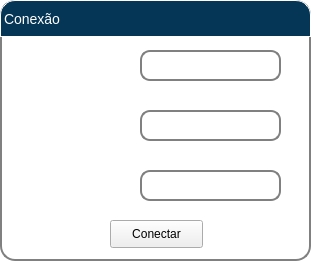
   <widget class="QGroupBox" name="Conexao">
    <property name="geometry">
     <rect>
      <x>140</x>
      <y>80</y>
      <width>311</width>
      <height>261</height>
     </rect>
    </property>
    <property name="sizePolicy">
     <sizepolicy hsizetype="Preferred" vsizetype="Preferred">
      <horstretch>0</horstretch>
      <verstretch>0</verstretch>
     </sizepolicy>
    </property>
    <property name="palette">
     <palette>
      <active>
       <colorrole role="WindowText">
        <brush brushstyle="SolidPattern">
         <color alpha="255">
          <red>0</red>
          <green>0</green>
          <blue>0</blue>
         </color>
        </brush>
       </colorrole>
       <colorrole role="Button">
        <brush brushstyle="SolidPattern">
         <color alpha="0">
          <red>0</red>
          <green>0</green>
          <blue>0</blue>
         </color>
        </brush>
       </colorrole>
       <colorrole role="Light">
        <brush brushstyle="SolidPattern">
         <color alpha="255">
          <red>211</red>
          <green>211</green>
          <blue>211</blue>
         </color>
        </brush>
       </colorrole>
       <colorrole role="Midlight">
        <brush brushstyle="SolidPattern">
         <color alpha="255">
          <red>176</red>
          <green>176</green>
          <blue>176</blue>
         </color>
        </brush>
       </colorrole>
       <colorrole role="Dark">
        <brush brushstyle="SolidPattern">
         <color alpha="255">
          <red>70</red>
          <green>70</green>
          <blue>70</blue>
         </color>
        </brush>
       </colorrole>
       <colorrole role="Mid">
        <brush brushstyle="SolidPattern">
         <color alpha="255">
          <red>94</red>
          <green>94</green>
          <blue>94</blue>
         </color>
        </brush>
       </colorrole>
       <colorrole role="Text">
        <brush brushstyle="SolidPattern">
         <color alpha="255">
          <red>0</red>
          <green>0</green>
          <blue>0</blue>
         </color>
        </brush>
       </colorrole>
       <colorrole role="BrightText">
        <brush brushstyle="SolidPattern">
         <color alpha="255">
          <red>255</red>
          <green>255</green>
          <blue>255</blue>
         </color>
        </brush>
       </colorrole>
       <colorrole role="ButtonText">
        <brush brushstyle="SolidPattern">
         <color alpha="255">
          <red>0</red>
          <green>0</green>
          <blue>0</blue>
         </color>
        </brush>
       </colorrole>
       <colorrole role="Base">
        <brush brushstyle="SolidPattern">
         <color alpha="0">
          <red>0</red>
          <green>0</green>
          <blue>0</blue>
         </color>
        </brush>
       </colorrole>
       <colorrole role="Window">
        <brush brushstyle="SolidPattern">
         <color alpha="0">
          <red>0</red>
          <green>0</green>
          <blue>0</blue>
         </color>
        </brush>
       </colorrole>
       <colorrole role="Shadow">
        <brush brushstyle="SolidPattern">
         <color alpha="255">
          <red>0</red>
          <green>0</green>
          <blue>0</blue>
         </color>
        </brush>
       </colorrole>
       <colorrole role="AlternateBase">
        <brush brushstyle="SolidPattern">
         <color alpha="255">
          <red>198</red>
          <green>198</green>
          <blue>198</blue>
         </color>
        </brush>
       </colorrole>
       <colorrole role="ToolTipBase">
        <brush brushstyle="SolidPattern">
         <color alpha="255">
          <red>255</red>
          <green>255</green>
          <blue>220</blue>
         </color>
        </brush>
       </colorrole>
       <colorrole role="ToolTipText">
        <brush brushstyle="SolidPattern">
         <color alpha="255">
          <red>0</red>
          <green>0</green>
          <blue>0</blue>
         </color>
        </brush>
       </colorrole>
       <colorrole role="PlaceholderText">
        <brush brushstyle="SolidPattern">
         <color alpha="128">
          <red>0</red>
          <green>0</green>
          <blue>0</blue>
         </color>
        </brush>
       </colorrole>
      </active>
      <inactive>
       <colorrole role="WindowText">
        <brush brushstyle="SolidPattern">
         <color alpha="255">
          <red>0</red>
          <green>0</green>
          <blue>0</blue>
         </color>
        </brush>
       </colorrole>
       <colorrole role="Button">
        <brush brushstyle="SolidPattern">
         <color alpha="0">
          <red>0</red>
          <green>0</green>
          <blue>0</blue>
         </color>
        </brush>
       </colorrole>
       <colorrole role="Light">
        <brush brushstyle="SolidPattern">
         <color alpha="255">
          <red>211</red>
          <green>211</green>
          <blue>211</blue>
         </color>
        </brush>
       </colorrole>
       <colorrole role="Midlight">
        <brush brushstyle="SolidPattern">
         <color alpha="255">
          <red>176</red>
          <green>176</green>
          <blue>176</blue>
         </color>
        </brush>
       </colorrole>
       <colorrole role="Dark">
        <brush brushstyle="SolidPattern">
         <color alpha="255">
          <red>70</red>
          <green>70</green>
          <blue>70</blue>
         </color>
        </brush>
       </colorrole>
       <colorrole role="Mid">
        <brush brushstyle="SolidPattern">
         <color alpha="255">
          <red>94</red>
          <green>94</green>
          <blue>94</blue>
         </color>
        </brush>
       </colorrole>
       <colorrole role="Text">
        <brush brushstyle="SolidPattern">
         <color alpha="255">
          <red>0</red>
          <green>0</green>
          <blue>0</blue>
         </color>
        </brush>
       </colorrole>
       <colorrole role="BrightText">
        <brush brushstyle="SolidPattern">
         <color alpha="255">
          <red>255</red>
          <green>255</green>
          <blue>255</blue>
         </color>
        </brush>
       </colorrole>
       <colorrole role="ButtonText">
        <brush brushstyle="SolidPattern">
         <color alpha="255">
          <red>0</red>
          <green>0</green>
          <blue>0</blue>
         </color>
        </brush>
       </colorrole>
       <colorrole role="Base">
        <brush brushstyle="SolidPattern">
         <color alpha="0">
          <red>0</red>
          <green>0</green>
          <blue>0</blue>
         </color>
        </brush>
       </colorrole>
       <colorrole role="Window">
        <brush brushstyle="SolidPattern">
         <color alpha="0">
          <red>0</red>
          <green>0</green>
          <blue>0</blue>
         </color>
        </brush>
       </colorrole>
       <colorrole role="Shadow">
        <brush brushstyle="SolidPattern">
         <color alpha="255">
          <red>0</red>
          <green>0</green>
          <blue>0</blue>
         </color>
        </brush>
       </colorrole>
       <colorrole role="AlternateBase">
        <brush brushstyle="SolidPattern">
         <color alpha="255">
          <red>198</red>
          <green>198</green>
          <blue>198</blue>
         </color>
        </brush>
       </colorrole>
       <colorrole role="ToolTipBase">
        <brush brushstyle="SolidPattern">
         <color alpha="255">
          <red>255</red>
          <green>255</green>
          <blue>220</blue>
         </color>
        </brush>
       </colorrole>
       <colorrole role="ToolTipText">
        <brush brushstyle="SolidPattern">
         <color alpha="255">
          <red>0</red>
          <green>0</green>
          <blue>0</blue>
         </color>
        </brush>
       </colorrole>
       <colorrole role="PlaceholderText">
        <brush brushstyle="SolidPattern">
         <color alpha="128">
          <red>0</red>
          <green>0</green>
          <blue>0</blue>
         </color>
        </brush>
       </colorrole>
      </inactive>
      <disabled>
       <colorrole role="WindowText">
        <brush brushstyle="SolidPattern">
         <color alpha="255">
          <red>70</red>
          <green>70</green>
          <blue>70</blue>
         </color>
        </brush>
       </colorrole>
       <colorrole role="Button">
        <brush brushstyle="SolidPattern">
         <color alpha="0">
          <red>0</red>
          <green>0</green>
          <blue>0</blue>
         </color>
        </brush>
       </colorrole>
       <colorrole role="Light">
        <brush brushstyle="SolidPattern">
         <color alpha="255">
          <red>211</red>
          <green>211</green>
          <blue>211</blue>
         </color>
        </brush>
       </colorrole>
       <colorrole role="Midlight">
        <brush brushstyle="SolidPattern">
         <color alpha="255">
          <red>176</red>
          <green>176</green>
          <blue>176</blue>
         </color>
        </brush>
       </colorrole>
       <colorrole role="Dark">
        <brush brushstyle="SolidPattern">
         <color alpha="255">
          <red>70</red>
          <green>70</green>
          <blue>70</blue>
         </color>
        </brush>
       </colorrole>
       <colorrole role="Mid">
        <brush brushstyle="SolidPattern">
         <color alpha="255">
          <red>94</red>
          <green>94</green>
          <blue>94</blue>
         </color>
        </brush>
       </colorrole>
       <colorrole role="Text">
        <brush brushstyle="SolidPattern">
         <color alpha="255">
          <red>70</red>
          <green>70</green>
          <blue>70</blue>
         </color>
        </brush>
       </colorrole>
       <colorrole role="BrightText">
        <brush brushstyle="SolidPattern">
         <color alpha="255">
          <red>255</red>
          <green>255</green>
          <blue>255</blue>
         </color>
        </brush>
       </colorrole>
       <colorrole role="ButtonText">
        <brush brushstyle="SolidPattern">
         <color alpha="255">
          <red>70</red>
          <green>70</green>
          <blue>70</blue>
         </color>
        </brush>
       </colorrole>
       <colorrole role="Base">
        <brush brushstyle="SolidPattern">
         <color alpha="0">
          <red>0</red>
          <green>0</green>
          <blue>0</blue>
         </color>
        </brush>
       </colorrole>
       <colorrole role="Window">
        <brush brushstyle="SolidPattern">
         <color alpha="0">
          <red>0</red>
          <green>0</green>
          <blue>0</blue>
         </color>
        </brush>
       </colorrole>
       <colorrole role="Shadow">
        <brush brushstyle="SolidPattern">
         <color alpha="255">
          <red>0</red>
          <green>0</green>
          <blue>0</blue>
         </color>
        </brush>
       </colorrole>
       <colorrole role="AlternateBase">
        <brush brushstyle="SolidPattern">
         <color alpha="255">
          <red>141</red>
          <green>141</green>
          <blue>141</blue>
         </color>
        </brush>
       </colorrole>
       <colorrole role="ToolTipBase">
        <brush brushstyle="SolidPattern">
         <color alpha="255">
          <red>255</red>
          <green>255</green>
          <blue>220</blue>
         </color>
        </brush>
       </colorrole>
       <colorrole role="ToolTipText">
        <brush brushstyle="SolidPattern">
         <color alpha="255">
          <red>0</red>
          <green>0</green>
          <blue>0</blue>
         </color>
        </brush>
       </colorrole>
       <colorrole role="PlaceholderText">
        <brush brushstyle="SolidPattern">
         <color alpha="128">
          <red>0</red>
          <green>0</green>
          <blue>0</blue>
         </color>
        </brush>
       </colorrole>
      </disabled>
     </palette>
    </property>
    <property name="font">
     <font>
      <family>MS UI Gothic</family>
      <pointsize>16</pointsize>
      <weight>50</weight>
      <italic>false</italic>
      <bold>false</bold>
      <underline>false</underline>
      <strikeout>false</strikeout>
      <kerning>true</kerning>
     </font>
    </property>
    <property name="focusPolicy">
     <enum>Qt::NoFocus</enum>
    </property>
    <property name="toolTip">
     <string extracomment="kkkkkkkkk"/>
    </property>
    <property name="autoFillBackground">
     <bool>false</bool>
    </property>
    <property name="styleSheet">
     <string notr="true">
QFrame {
	border: 1px solid #FF17365D;
}

QGroupBox {
	background-color:transparent;
	border-radius: 15px;
	border:2px solid gray;
}

</string>
    </property>
    <property name="title">
     <string>Conexão</string>
    </property>
    <property name="alignment">
     <set>Qt::AlignCenter</set>
    </property>
    <property name="flat">
     <bool>false</bool>
    </property>
    <property name="checkable">
     <bool>false</bool>
    </property>
    <widget class="QLabel" name="c_Titulo">
     <property name="geometry">
      <rect>
       <x>0</x>
       <y>0</y>
       <width>311</width>
       <height>37</height>
      </rect>
     </property>
     <property name="palette">
      <palette>
       <active>
        <colorrole role="WindowText">
         <brush brushstyle="SolidPattern">
          <color alpha="255">
           <red>255</red>
           <green>255</green>
           <blue>255</blue>
          </color>
         </brush>
        </colorrole>
        <colorrole role="Button">
         <brush brushstyle="SolidPattern">
          <color alpha="255">
           <red>5</red>
           <green>54</green>
           <blue>86</blue>
          </color>
         </brush>
        </colorrole>
        <colorrole role="Text">
         <brush brushstyle="SolidPattern">
          <color alpha="255">
           <red>255</red>
           <green>255</green>
           <blue>255</blue>
          </color>
         </brush>
        </colorrole>
        <colorrole role="ButtonText">
         <brush brushstyle="SolidPattern">
          <color alpha="255">
           <red>255</red>
           <green>255</green>
           <blue>255</blue>
          </color>
         </brush>
        </colorrole>
        <colorrole role="Base">
         <brush brushstyle="SolidPattern">
          <color alpha="255">
           <red>5</red>
           <green>54</green>
           <blue>86</blue>
          </color>
         </brush>
        </colorrole>
        <colorrole role="Window">
         <brush brushstyle="SolidPattern">
          <color alpha="255">
           <red>5</red>
           <green>54</green>
           <blue>86</blue>
          </color>
         </brush>
        </colorrole>
        <colorrole role="PlaceholderText">
         <brush brushstyle="NoBrush">
          <color alpha="128">
           <red>255</red>
           <green>255</green>
           <blue>255</blue>
          </color>
         </brush>
        </colorrole>
       </active>
       <inactive>
        <colorrole role="WindowText">
         <brush brushstyle="SolidPattern">
          <color alpha="255">
           <red>255</red>
           <green>255</green>
           <blue>255</blue>
          </color>
         </brush>
        </colorrole>
        <colorrole role="Button">
         <brush brushstyle="SolidPattern">
          <color alpha="255">
           <red>5</red>
           <green>54</green>
           <blue>86</blue>
          </color>
         </brush>
        </colorrole>
        <colorrole role="Text">
         <brush brushstyle="SolidPattern">
          <color alpha="255">
           <red>255</red>
           <green>255</green>
           <blue>255</blue>
          </color>
         </brush>
        </colorrole>
        <colorrole role="ButtonText">
         <brush brushstyle="SolidPattern">
          <color alpha="255">
           <red>255</red>
           <green>255</green>
           <blue>255</blue>
          </color>
         </brush>
        </colorrole>
        <colorrole role="Base">
         <brush brushstyle="SolidPattern">
          <color alpha="255">
           <red>5</red>
           <green>54</green>
           <blue>86</blue>
          </color>
         </brush>
        </colorrole>
        <colorrole role="Window">
         <brush brushstyle="SolidPattern">
          <color alpha="255">
           <red>5</red>
           <green>54</green>
           <blue>86</blue>
          </color>
         </brush>
        </colorrole>
        <colorrole role="PlaceholderText">
         <brush brushstyle="NoBrush">
          <color alpha="128">
           <red>255</red>
           <green>255</green>
           <blue>255</blue>
          </color>
         </brush>
        </colorrole>
       </inactive>
       <disabled>
        <colorrole role="WindowText">
         <brush brushstyle="SolidPattern">
          <color alpha="255">
           <red>255</red>
           <green>255</green>
           <blue>255</blue>
          </color>
         </brush>
        </colorrole>
        <colorrole role="Button">
         <brush brushstyle="SolidPattern">
          <color alpha="255">
           <red>5</red>
           <green>54</green>
           <blue>86</blue>
          </color>
         </brush>
        </colorrole>
        <colorrole role="Text">
         <brush brushstyle="SolidPattern">
          <color alpha="255">
           <red>255</red>
           <green>255</green>
           <blue>255</blue>
          </color>
         </brush>
        </colorrole>
        <colorrole role="ButtonText">
         <brush brushstyle="SolidPattern">
          <color alpha="255">
           <red>255</red>
           <green>255</green>
           <blue>255</blue>
          </color>
         </brush>
        </colorrole>
        <colorrole role="Base">
         <brush brushstyle="SolidPattern">
          <color alpha="255">
           <red>5</red>
           <green>54</green>
           <blue>86</blue>
          </color>
         </brush>
        </colorrole>
        <colorrole role="Window">
         <brush brushstyle="SolidPattern">
          <color alpha="255">
           <red>5</red>
           <green>54</green>
           <blue>86</blue>
          </color>
         </brush>
        </colorrole>
        <colorrole role="PlaceholderText">
         <brush brushstyle="NoBrush">
          <color alpha="128">
           <red>255</red>
           <green>255</green>
           <blue>255</blue>
          </color>
         </brush>
        </colorrole>
       </disabled>
      </palette>
     </property>
     <property name="styleSheet">
      <string notr="true">QLabel {
    qproperty-alignment: AlignCenter;
	border: 1px solid rgb(255, 255, 255);
	border-top-left-radius: 15px;
	border-top-right-radius: 15px;
	background-color: rgb(5, 54, 86);
	padding: 5px 0px;
	color: rgb(255, 255, 255);
	max-height: 25px;
    font-size: 14px;
}</string>
     </property>
     <property name="text">
      <string>Conexão </string>
     </property>
    </widget>
    <widget class="QLabel" name="c_IP">
     <property name="geometry">
      <rect>
       <x>30</x>
       <y>50</y>
       <width>101</width>
       <height>31</height>
      </rect>
     </property>
     <property name="palette">
      <palette>
       <active>
        <colorrole role="WindowText">
         <brush brushstyle="SolidPattern">
          <color alpha="255">
           <red>255</red>
           <green>255</green>
           <blue>255</blue>
          </color>
         </brush>
        </colorrole>
       </active>
       <inactive>
        <colorrole role="WindowText">
         <brush brushstyle="SolidPattern">
          <color alpha="255">
           <red>255</red>
           <green>255</green>
           <blue>255</blue>
          </color>
         </brush>
        </colorrole>
       </inactive>
       <disabled>
        <colorrole role="WindowText">
         <brush brushstyle="SolidPattern">
          <color alpha="255">
           <red>70</red>
           <green>70</green>
           <blue>70</blue>
          </color>
         </brush>
        </colorrole>
       </disabled>
      </palette>
     </property>
     <property name="styleSheet">
      <string notr="true">QLabel{
border: transparent;
}</string>
     </property>
     <property name="frameShape">
      <enum>QFrame::NoFrame</enum>
     </property>
     <property name="text">
      <string>IP:</string>
     </property>
     <property name="alignment">
      <set>Qt::AlignRight|Qt::AlignTrailing|Qt::AlignVCenter</set>
     </property>
    </widget>
    <widget class="QLabel" name="c_Envio">
     <property name="geometry">
      <rect>
       <x>30</x>
       <y>110</y>
       <width>101</width>
       <height>31</height>
      </rect>
     </property>
     <property name="palette">
      <palette>
       <active>
        <colorrole role="WindowText">
         <brush brushstyle="SolidPattern">
          <color alpha="255">
           <red>255</red>
           <green>255</green>
           <blue>255</blue>
          </color>
         </brush>
        </colorrole>
       </active>
       <inactive>
        <colorrole role="WindowText">
         <brush brushstyle="SolidPattern">
          <color alpha="255">
           <red>255</red>
           <green>255</green>
           <blue>255</blue>
          </color>
         </brush>
        </colorrole>
       </inactive>
       <disabled>
        <colorrole role="WindowText">
         <brush brushstyle="SolidPattern">
          <color alpha="255">
           <red>70</red>
           <green>70</green>
           <blue>70</blue>
          </color>
         </brush>
        </colorrole>
       </disabled>
      </palette>
     </property>
     <property name="layoutDirection">
      <enum>Qt::LeftToRight</enum>
     </property>
     <property name="styleSheet">
      <string notr="true">QLabel{
border: transparent;
}</string>
     </property>
     <property name="frameShape">
      <enum>QFrame::NoFrame</enum>
     </property>
     <property name="text">
      <string>Porta de envio: </string>
     </property>
     <property name="alignment">
      <set>Qt::AlignRight|Qt::AlignTrailing|Qt::AlignVCenter</set>
     </property>
    </widget>
    <widget class="QLabel" name="c_Entrada">
     <property name="geometry">
      <rect>
       <x>30</x>
       <y>170</y>
       <width>101</width>
       <height>31</height>
      </rect>
     </property>
     <property name="palette">
      <palette>
       <active>
        <colorrole role="WindowText">
         <brush brushstyle="SolidPattern">
          <color alpha="255">
           <red>255</red>
           <green>255</green>
           <blue>255</blue>
          </color>
         </brush>
        </colorrole>
       </active>
       <inactive>
        <colorrole role="WindowText">
         <brush brushstyle="SolidPattern">
          <color alpha="255">
           <red>255</red>
           <green>255</green>
           <blue>255</blue>
          </color>
         </brush>
        </colorrole>
       </inactive>
       <disabled>
        <colorrole role="WindowText">
         <brush brushstyle="SolidPattern">
          <color alpha="255">
           <red>70</red>
           <green>70</green>
           <blue>70</blue>
          </color>
         </brush>
        </colorrole>
       </disabled>
      </palette>
     </property>
     <property name="styleSheet">
      <string notr="true">QLabel{
border: transparent;
}</string>
     </property>
     <property name="frameShape">
      <enum>QFrame::NoFrame</enum>
     </property>
     <property name="text">
      <string>Porta de entrada:</string>
     </property>
     <property name="alignment">
      <set>Qt::AlignRight|Qt::AlignTrailing|Qt::AlignVCenter</set>
     </property>
    </widget>
    <widget class="QPushButton" name="botao_Conectar">
     <property name="geometry">
      <rect>
       <x>110</x>
       <y>220</y>
       <width>93</width>
       <height>28</height>
      </rect>
     </property>
     <property name="text">
      <string>Conectar</string>
     </property>
    </widget>
    <widget class="QLineEdit" name="line_Envio">
     <property name="geometry">
      <rect>
       <x>140</x>
       <y>110</y>
       <width>141</width>
       <height>31</height>
      </rect>
     </property>
     <property name="styleSheet">
      <string notr="true">QLineEdit{
border: 2px solid gray;
border-radius: 10px;
padding: 0 8px;
background: white;
selection-background-color: white;
}</string>
     </property>
    </widget>
    <widget class="QLineEdit" name="line_IP">
     <property name="geometry">
      <rect>
       <x>140</x>
       <y>50</y>
       <width>141</width>
       <height>31</height>
      </rect>
     </property>
     <property name="styleSheet">
      <string notr="true">QLineEdit{
border: 2px solid gray;
border-radius: 10px;
padding: 0 8px;
background: white;
selection-background-color: white;
}</string>
     </property>
    </widget>
    <widget class="QLineEdit" name="line_Entrada">
     <property name="geometry">
      <rect>
       <x>140</x>
       <y>170</y>
       <width>141</width>
       <height>31</height>
      </rect>
     </property>
     <property name="styleSheet">
      <string notr="true">QLineEdit{
border: 2px solid gray;
border-radius: 10px;
padding: 0 8px;
background: white;
selection-background-color: white;
}</string>
     </property>
    </widget>
   </widget>
